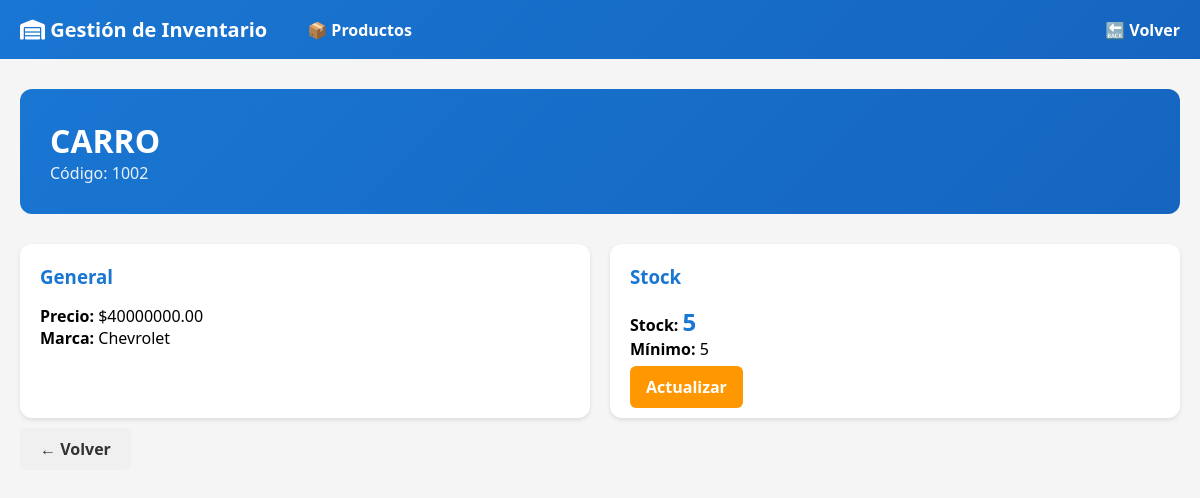
Screenshot of /productos/1/detalle/ with the database file from the repository.
### inventario/models.py (models this page shows, shortened)
class Producto(models.Model):
    COLORES = [
        ('ROJO', 'Rojo'),
        ('AZUL', 'Azul'),
        ('NEGRO', 'Negro'),
        ('BLANCO', 'Blanco'),
        ('GRIS', 'Gris'),
        ('VERDE', 'Verde'),
    ]
    CATEGORIAS = [
        ('ELECTRONICA', 'Electrónica'),
        ('HERRAMIENTAS', 'Herramientas'),
        ('VEHICULOS', 'Vehículos'),
        ('OFICINA', 'Oficina'),
        ('OTROS', 'Otros'),
    ]
    codigo = models.CharField(max_length=20, unique=True, verbose_name='Código de Producto')
    nombre = models.CharField(max_length=100, verbose_name='Nombre')
    marca = models.CharField(max_length=100, verbose_name='Marca del Producto')
    color = models.CharField(max_length=20, choices=COLORES, verbose_name='Color')
    categoria = models.CharField(max_length=50, choices=CATEGORIAS, default='OTROS', verbose_name='Categoría')
    stock = models.IntegerField(default=0, validators=[MinValueValidator(0)], verbose_name='Stock Disponible')
    stock_minimo = models.IntegerField(default=5, validators=[MinValueValidator(0)], verbose_name='Stock Mínimo')
    precio = models.DecimalField(max_digits=10, decimal_places=2, default=Decimal('0.00'), verbose_name='Precio Unitario')
    descripcion = models.TextField(blank=True, null=True, verbose_name='Descripción')
    codigo_barras = models.CharField(max_length=13, unique=True, blank=True, null=True, verbose_name='Código de Barras')
    proveedor = models.ForeignKey('Proveedor', on_delete=models.SET_NULL, null=True, blank=True, verbose_name='Proveedor')
    fecha_creacion = models.DateTimeField(auto_now_add=True, verbose_name='Fecha de Creación')
    fecha_actualizacion = models.DateTimeField(auto_now=True, verbose_name='Fecha de Actualización')
    class Meta:
        verbose_name = 'Producto'
        verbose_name_plural = 'Productos'
        ordering = ['-fecha_creacion']

### inventario/views.py (the view)
# urls.py: path('<int:pk>/detalle/', producto_detalle_view, name='detalle'),
def producto_detalle_view(request, pk):
    producto = get_object_or_404(Producto, pk=pk)
    return render(request, 'inventario/producto_detalle.html', {'producto': producto})

### inventario/templates/inventario/producto_detalle.html (shortened to what this page needs)
{% extends "inventario/base.html" %}
{% block content %}
<div style="background: linear-gradient(135deg, #1976D2 0%, #1565C0 100%); color: white; padding: 30px; border-radius: 12px; margin-bottom: 30px;">
    <h1 style="font-size: 32px; font-weight: 700;">{{ producto.nombre }}</h1>
    <p style="opacity: 0.9;">Código: {{ producto.codigo }}</p>
</div>
<div style="display: grid; grid-template-columns: repeat(auto-fit, minmax(250px, 1fr)); gap: 20px;">
    <div style="background: white; padding: 20px; border-radius: 12px; box-shadow: 0 2px 4px rgba(0,0,0,0.1);">
        <h3 style="margin-bottom: 16px; color: #1976D2;">General</h3>
        <p><strong>Precio:</strong> ${{ producto.precio }}</p>
        <p><strong>Marca:</strong> {{ producto.marca }}</p>
    </div>
    <div style="background: white; padding: 20px; border-radius: 12px; box-shadow: 0 2px 4px rgba(0,0,0,0.1);">
        <h3 style="margin-bottom: 16px; color: #1976D2;">Stock</h3>
        <p><strong>Stock:</strong> <span style="font-size: 24px; font-weight: 700; color: #1976D2;">{{ producto.stock }}</span></p>
        <p><strong>Mínimo:</strong> {{ producto.stock_minimo }}</p>
        <div style="margin-top: 16px;">
            <a href="{% url 'inventario:actualizar_stock' producto.pk %}" style="background: #FF9800; color: white; padding: 10px 16px; border-radius: 6px; text-decoration: none; font-weight: 600;">Actualizar</a>
        </div>
    </div>
</div>
<div style="margin-top: 20px;">
    <a href="{% url 'inventario:listado' %}" style="background: #F0F0F0; color: #333; padding: 10px 20px; border-radius: 6px; text-decoration: none; font-weight: 600;">← Volver</a>
</div>
{% endblock %}

### inventario/templates/inventario/base.html (style rules this page uses)
* { margin: 0; padding: 0; box-sizing: border-box; }
body { font-family: 'Segoe UI', sans-serif; background: #F5F5F5; }

### rows the page displays
Producto: nombre "CARRO", codigo "1002", precio "40000000.00", marca "Chevrolet", stock "5", stock_minimo "5"
